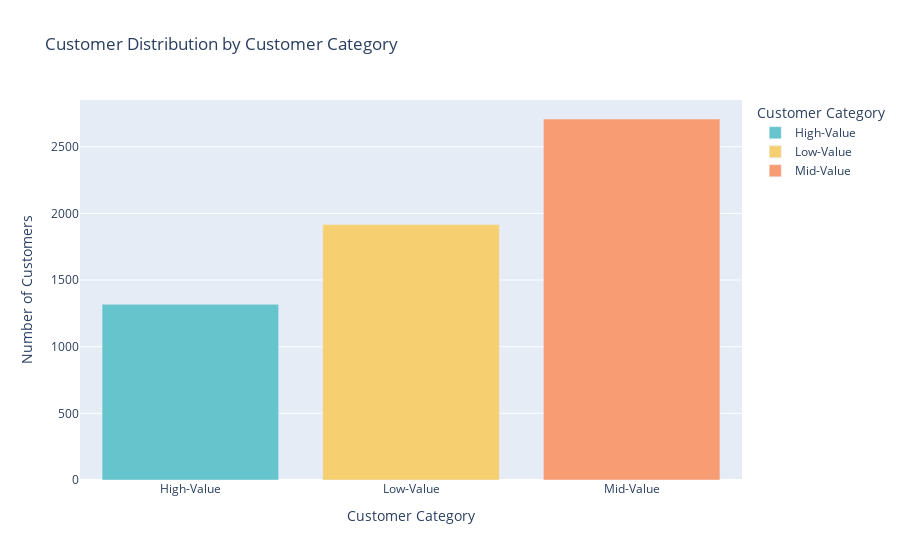

The notebook cell this image was saved under:
### Code cell
#Visual representation of customers distribution based on customer category
import plotly.express as px
import plotly.colors

Fig = px.bar(Customer_Counts,
             x='Customer_Category',
             y='count',
             title = 'Customer Distribution by Customer Category',
             labels= {'Customer_Category' : 'Customer Category' , 'count': 'Number of Customers'},
             color= 'Customer_Category',
             color_discrete_sequence=px.colors.qualitative.Pastel)

Fig.show()

### Figure 1 — Plotly figure (JSON) as saved in the notebook; plotly's stock layout.template omitted (floating-point values rounded to 4 significant figures)
{"data": [{"alignmentgroup": "True", "hovertemplate": "Customer Category=%{x}<br>Number of Customers=%{y}<extra></extra>", "legendgroup": "High-Value", "marker": {"color": "rgb(102, 197, 204)", "pattern": {"shape": ""}}, "name": "High-Value", "offsetgroup": "High-Value", "orientation": "v", "showlegend": true, "textposition": "auto", "type": "bar", "x": ["High-Value"], "xaxis": "x", "y": [1318], "yaxis": "y"}, {"alignmentgroup": "True", "hovertemplate": "Customer Category=%{x}<br>Number of Customers=%{y}<extra></extra>", "legendgroup": "Low-Value", "marker": {"color": "rgb(246, 207, 113)", "pattern": {"shape": ""}}, "name": "Low-Value", "offsetgroup": "Low-Value", "orientation": "v", "showlegend": true, "textposition": "auto", "type": "bar", "x": ["Low-Value"], "xaxis": "x", "y": [1916], "yaxis": "y"}, {"alignmentgroup": "True", "hovertemplate": "Customer Category=%{x}<br>Number of Customers=%{y}<extra></extra>", "legendgroup": "Mid-Value", "marker": {"color": "rgb(248, 156, 116)", "pattern": {"shape": ""}}, "name": "Mid-Value", "offsetgroup": "Mid-Value", "orientation": "v", "showlegend": true, "textposition": "auto", "type": "bar", "x": ["Mid-Value"], "xaxis": "x", "y": [2708], "yaxis": "y"}], "layout": {"barmode": "relative", "legend": {"title": {"text": "Customer Category"}, "tracegroupgap": 0}, "title": {"text": "Customer Distribution by Customer Category"}, "xaxis": {"anchor": "y", "categoryarray": ["High-Value", "Low-Value", "Mid-Value"], "categoryorder": "array", "domain": [0, 1], "title": {"text": "Customer Category"}}, "yaxis": {"anchor": "x", "domain": [0, 1], "title": {"text": "Number of Customers"}}}}
